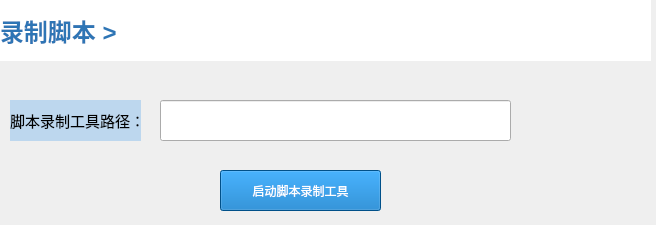
<?xml version="1.0" encoding="UTF-8"?>
<ui version="4.0">
 <class>widget</class>
 <widget class="QWidget" name="widget">
  <property name="enabled">
   <bool>true</bool>
  </property>
  <property name="geometry">
   <rect>
    <x>0</x>
    <y>0</y>
    <width>656</width>
    <height>225</height>
   </rect>
  </property>
  <property name="windowTitle">
   <string>Form</string>
  </property>
  <property name="styleSheet">
   <string notr="true">backgroud-color:rgb(255, 255, 255);</string>
  </property>
  <widget class="QPushButton" name="pushButton">
   <property name="geometry">
    <rect>
     <x>540</x>
     <y>100</y>
     <width>41</width>
     <height>41</height>
    </rect>
   </property>
   <property name="styleSheet">
    <string notr="true">border-style:None</string>
   </property>
   <property name="text">
    <string/>
   </property>
  </widget>
  <widget class="QLabel" name="label">
   <property name="geometry">
    <rect>
     <x>0</x>
     <y>0</y>
     <width>651</width>
     <height>61</height>
    </rect>
   </property>
   <property name="styleSheet">
    <string notr="true">color:rgb(46,117,181);
background-color:rgb(255,255,255);
font-size:24px;
font-weight:Bold;
font-family:Arial;
</string>
   </property>
   <property name="text">
    <string>录制脚本 &gt;</string>
   </property>
  </widget>
  <widget class="QLabel" name="label_2">
   <property name="geometry">
    <rect>
     <x>10</x>
     <y>100</y>
     <width>131</width>
     <height>41</height>
    </rect>
   </property>
   <property name="styleSheet">
    <string notr="true">color:rgb(0,0,0);
background-color:rgb(189,215,238);
font-size:15px;
font-family:Arial;</string>
   </property>
   <property name="text">
    <string>脚本录制工具路径：</string>
   </property>
  </widget>
  <widget class="QLineEdit" name="lineEdit">
   <property name="geometry">
    <rect>
     <x>160</x>
     <y>100</y>
     <width>351</width>
     <height>41</height>
    </rect>
   </property>
  </widget>
  <widget class="QPushButton" name="pushButton_2">
   <property name="geometry">
    <rect>
     <x>220</x>
     <y>170</y>
     <width>161</width>
     <height>41</height>
    </rect>
   </property>
   <property name="styleSheet">
    <string notr="true">background-color: rgb(0, 112, 192);
color:rgb(255, 255, 255);
font: 75 11pt &quot;宋体&quot;;</string>
   </property>
   <property name="text">
    <string>启动脚本录制工具</string>
   </property>
  </widget>
  <zorder>label</zorder>
  <zorder>pushButton</zorder>
  <zorder>label_2</zorder>
  <zorder>lineEdit</zorder>
  <zorder>pushButton_2</zorder>
 </widget>
 <resources/>
 <connections/>
</ui>
